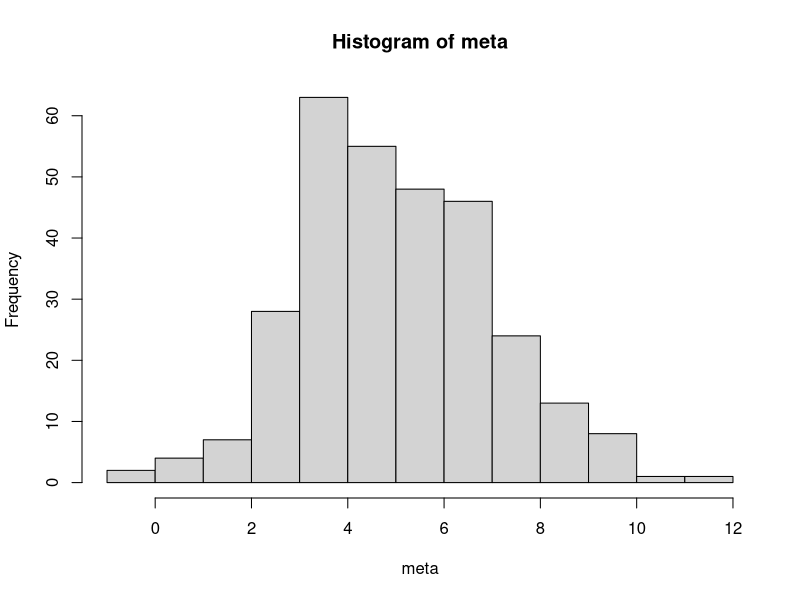
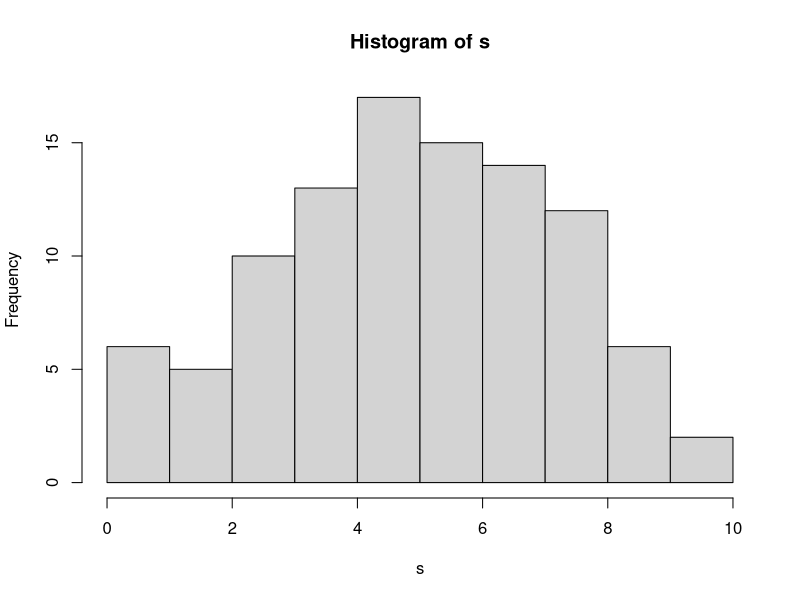

Write R code to recreate these figures, in order.
## ---- chunk 1
idx<-as.integer(runif(300)*300)+1
## ---- chunk 2
meta<-rnorm(300,5,2)
hist(meta)
## ---- chunk 3
meta<-rnorm(300,5,2)
idx<-as.integer(runif(100)*300)+1
s<-meta[idx]
s.sum<-summary(s)
hist(s)
print(s.sum[4])

s.mean<-s.sum[4]
s.sd<-sd(s)/sqrt(300)
print("sample mean")
print(s.mean)
print("sample sd")
print(s.sd)
s.conf<-c(-1.96*s.sd,1.96*s.sd)+s.mean
